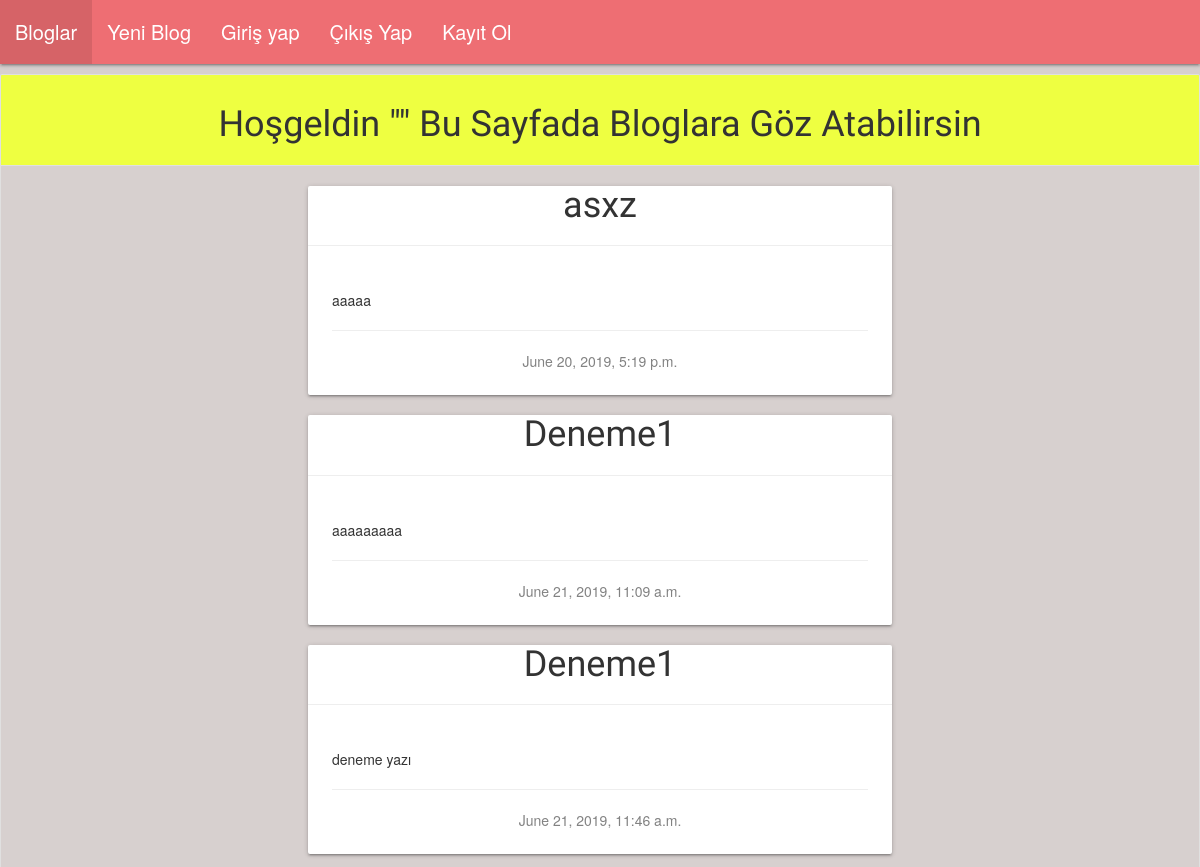
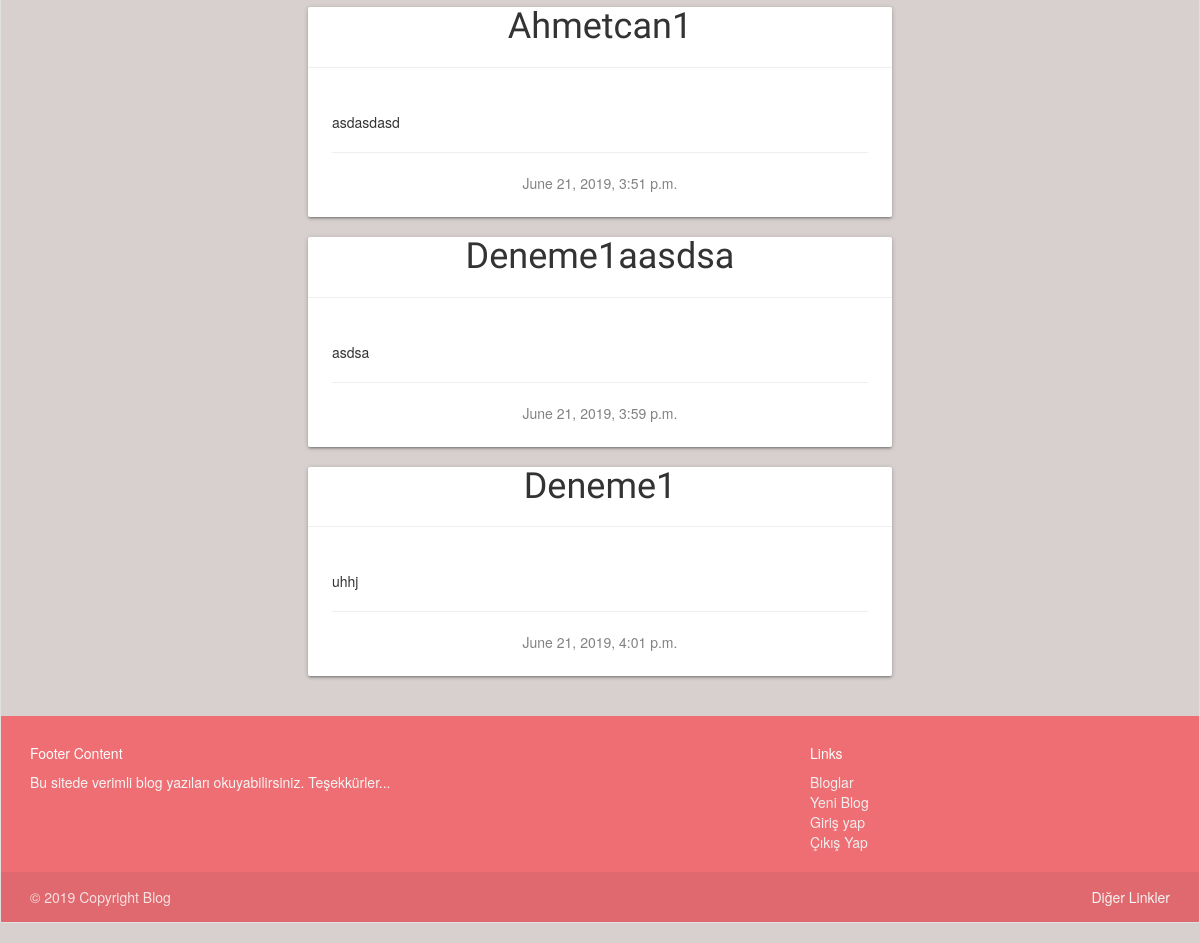
/post/, run on an earlier commit of the app's database (2 pictures, top to bottom).
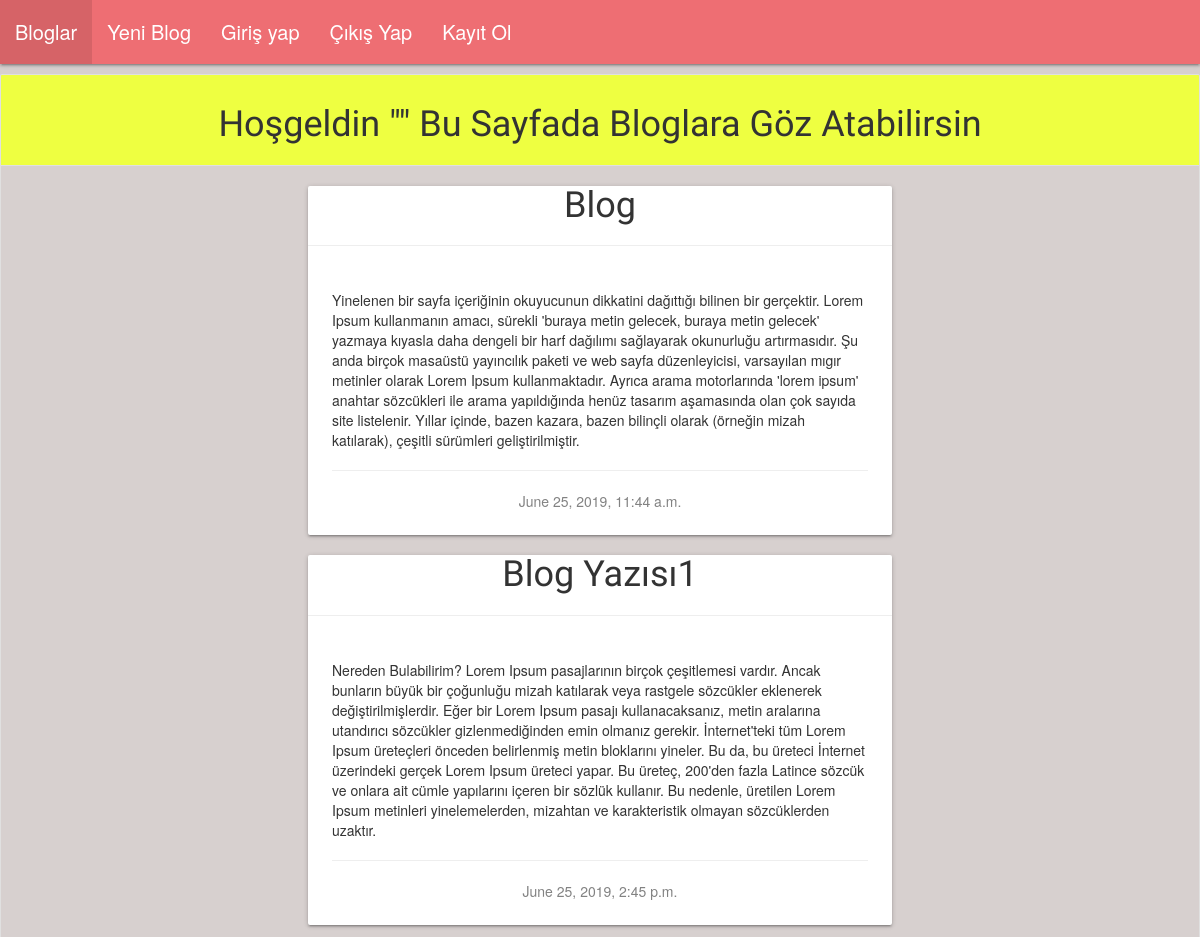
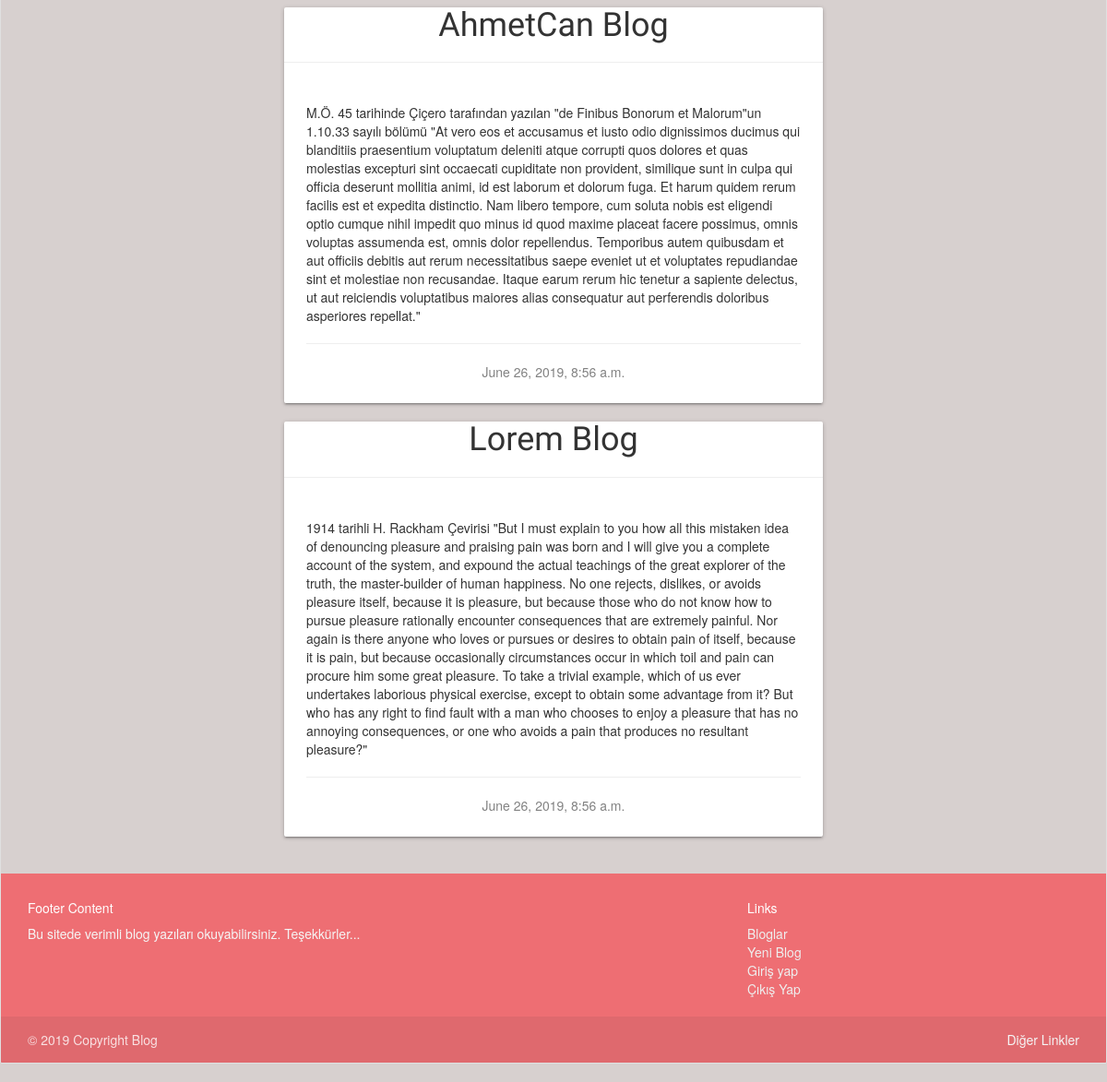
And on a later commit of the database (2 pictures, top to bottom).
### blog/models.py (models this page shows, shortened)
class Post(models.Model):
    author = models.ForeignKey('auth.User', on_delete=models.CASCADE)
    title = models.CharField(max_length=200)
    text = models.TextField()
    created_date = models.DateTimeField(
            default=timezone.now)
    published_date = models.DateTimeField(
            blank=True, null=True)

### blog/views.py (the view)
# urls.py: path('post/', views.post_list, name='post_list'),
def post_list(request):
    posts = Post.objects.filter(published_date__lte=timezone.now()).order_by('published_date')
    return render(request, 'blog/post_list.html', {'posts': posts})

### blog/templates/blog/post_list.html (shortened to what this page needs)
{% extends 'blog/base.html' %}
{% load static %}
            {% block content %}
            <ul class="collection">
                <li class="collection-item  lime accent-2 center-align"><h1>Hoşgeldin "{{ user.username }}" Bu Sayfada Bloglara Göz Atabilirsin</li>
      <div class="row">
          <div class="col m3">
          </div>
          <div class="col m6">
        {% for post in posts %}
              <div class="card">
                        <span class="card-title center-align"><h1>{{ post.title }}</h1> </span>
                        <hr>
                <div class="card-content">
                        <p>{{ post.text }}</p>
                       <hr>
                    <div class="date center-align">
                   {{ post.published_date }}
                    </div>
              </div>
            </div>
        {% endfor %}
    </div>
    </div>
        {% endblock %}

### blog/templates/blog/base.html (shortened to what this page needs)
{% load static %}
<html>
    <head>
        {% block x %}
        <link rel="stylesheet" href="https://cdnjs.cloudflare.com/ajax/libs/materialize/1.0.0/css/materialize.min.css">
        {% endblock %}
        <link rel="stylesheet" href="//maxcdn.bootstrapcdn.com/bootstrap/3.2.0/css/bootstrap.min.css">
        <link rel="stylesheet" href="//maxcdn.bootstrapcdn.com/bootstrap/3.2.0/css/bootstrap-theme.min.css">
        <link rel="stylesheet" href="{% static 'css/blog.css' %}">
    <body >
            {% block navbar %}
            <nav>
                    <div class="nav-wrapper">
                      <ul id="nav-mobile" class="left hide-on-med-and-down">
                        <li><a href="/">Bloglar</a></li>
                        <li><a href="{% url 'post_new' %}">Yeni Blog</a></li>
                        <li><a href="{% url 'login' %}">Giriş yap</a></li>
                        <li><a href="{% url 'logout' %}">Çıkış Yap</a></li>
                        <li><a href="{% url 'signup'  %}">Kayıt Ol</a></li>
                      </ul>
                    </div>
            </nav>
                  {% endblock %}
                   {% block content %}
                            {% endblock %}
        </body>
        <footer class="page-footer">
            <div class="container">
              <div class="row">
                <div class="col l6 s12">
                  <h5 class="white-text">Footer Content</h5>
                  <p class="grey-text text-lighten-4">Bu sitede verimli blog yazıları okuyabilirsiniz. Teşekkürler...</div>
                <div class="col l4 offset-l2 s12">
                  <h5 class="white-text">Links</h5>
                  <ul>
                    <li><a class="grey-text text-lighten-3" href="/">Bloglar</a></li>
                    <li><a class="grey-text text-lighten-3" href="{% url 'post_new' %}">Yeni Blog</a></li>
                    <li><a class="grey-text text-lighten-3" href="{% url 'login' %}">Giriş yap</a></li>
                    <li><a  class="grey-text text-lighten-3" href="{% url 'logout' %}">Çıkış Yap</a></li>
                  </ul>
                </div>
              </div>
            </div>
            <div class="footer-copyright">
              <div class="container">
              © 2019 Copyright Blog
              <a class="grey-text text-lighten-4 right" href="#!">Diğer Linkler</a>
              </div>
            </div>
          </footer>
</html>

### blog/static/css/blog.css (style rules this page uses)
body { padding-left: 0px; background-attachment: scroll; background-color:rgba(207, 199, 197, 0.822); display: flex; min-height: 100vh; flex-direction: column; }
h1, h2, h3, h4 { font-family: 'Lobster', cursive; }
.date { color: #828282; }
html { font-size: 20px; }
li a { text-decoration:none; }

What changed in the data, as far as the page shows it:
removed Post: title "asxz", text "aaaaa", published_date "June 20, 2019, 5:19 p.m."
removed Post: title "Deneme1", text "aaaaaaaaa", published_date "June 21, 2019, 11:09 a.m."
removed Post: title "Deneme1", text "deneme yazı", published_date "June 21, 2019, 11:46 a.m."
removed Post: title "Ahmetcan1", text "asdasdasd", published_date "June 21, 2019, 3:51 p.m."
removed Post: title "Deneme1aasdsa", text "asdsa", published_date "June 21, 2019, 3:59 p.m."
removed Post: title "Deneme1", text "uhhj", published_date "June 21, 2019, 4:01 p.m."
added Post: title "Blog", text "Yinelenen bir sayfa içeriğinin okuyucunun dikkatini dağıttığı bilinen bir gerçektir. Lorem Ipsum kullanmanın amacı, sürekli 'buraya metin gelecek, buraya metin gelecek' yazmaya kıyasla daha dengeli bir harf dağılımı sağlayarak okunurluğu artırmasıdır. Şu anda birçok masaüstü yayıncılık paketi ve web sayfa düzenleyicisi, varsayılan mıgır metinler olarak Lorem Ipsum kullanmaktadır. Ayrıca arama motorlarında 'lorem ipsum' anahtar sözcükleri ile arama yapıldığında henüz tasarım aşamasında olan çok sayıda site listelenir. Yıllar içinde, bazen kazara, bazen bilinçli olarak (örneğin mizah katılarak), çeşitli sürümleri geliştirilmiştir.", published_date "June 25, 2019, 11:44 a.m."
added Post: title "Blog Yazısı1", text "Nereden Bulabilirim? Lorem Ipsum pasajlarının birçok çeşitlemesi vardır. Ancak bunların büyük bir çoğunluğu mizah katılarak veya rastgele sözcükler eklenerek değiştirilmişlerdir. Eğer bir Lorem Ipsum pasajı kullanacaksanız, metin aralarına utandırıcı sözcükler gizlenmediğinden emin olmanız gerekir. İnternet'teki tüm Lorem Ipsum üreteçleri önceden belirlenmiş metin bloklarını yineler. Bu da, bu üreteci İnternet üzerindeki gerçek Lorem Ipsum üreteci yapar. Bu üreteç, 200'den fazla Latince sözcük ve onlara ait cümle yapılarını içeren bir sözlük kullanır. Bu nedenle, üretilen Lorem Ipsum metinleri yinelemelerden, mizahtan ve karakteristik olmayan sözcüklerden uzaktır.", published_date "June 25, 2019, 2:45 p.m."
added Post: title "AhmetCan Blog", text "M.Ö. 45 tarihinde Çiçero tarafından yazılan \"de Finibus Bonorum et Malorum\"un 1.10.33 sayılı bölümü \"At vero eos et accusamus et iusto odio dignissimos ducimus qui blanditiis praesentium voluptatum deleniti atque corrupti quos dolores et quas molestias excepturi sint occaecati cupiditate non provident, similique sunt in culpa qui officia deserunt mollitia animi, id est laborum et dolorum fuga. Et harum quidem rerum facilis est et expedita distinctio. Nam libero tempore, cum soluta nobis est eligendi optio cumque nihil impedit quo minus id quod maxime placeat facere possimus, omnis voluptas assumenda est, omnis dolor repellendus. Temporibus autem quibusdam et aut officiis debitis aut rerum…", published_date "June 26, 2019, 8:56 a.m."
added Post: title "Lorem Blog", text "1914 tarihli H. Rackham Çevirisi \"But I must explain to you how all this mistaken idea of denouncing pleasure and praising pain was born and I will give you a complete account of the system, and expound the actual teachings of the great explorer of the truth, the master-builder of human happiness. No one rejects, dislikes, or avoids pleasure itself, because it is pleasure, but because those who do not know how to pursue pleasure rationally encounter consequences that are extremely painful. Nor again is there anyone who loves or pursues or desires to obtain pain of itself, because it is pain, but because occasionally circumstances occur in which toil and pain can procure him some great…", published_date "June 26, 2019, 8:56 a.m."
